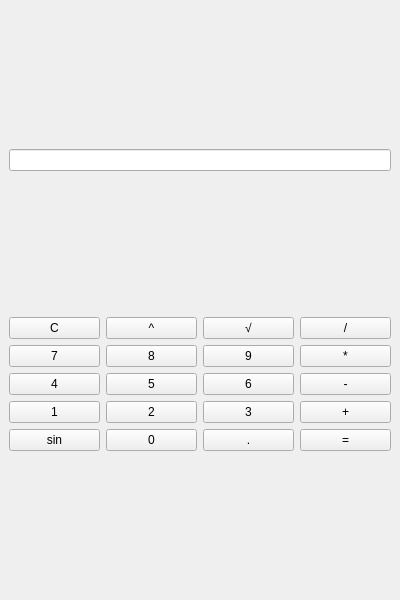
<?xml version="1.0" encoding="UTF-8"?>
<ui version="4.0">
 <class>CalculatorGUI</class>
 <widget class="QMainWindow" name="CalculatorGUI">
  <property name="geometry">
   <rect>
    <x>0</x>
    <y>0</y>
    <width>400</width>
    <height>600</height>
   </rect>
  </property>
  <property name="windowTitle">
   <string>Futuristic Calculator</string>
  </property>
  <widget class="QWidget" name="centralwidget">
   <layout class="QVBoxLayout" name="verticalLayout">
    <item>
     <widget class="QLineEdit" name="display"/>
    </item>
    <item>
     <layout class="QGridLayout" name="gridLayout">
      <!-- Erste Reihe -->
      <item row="0" column="0">
       <widget class="QPushButton" name="buttonClear">
        <property name="text">
         <string>C</string>
        </property>
       </widget>
      </item>
      <item row="0" column="1">
       <widget class="QPushButton" name="buttonPower">
        <property name="text">
         <string>^</string>
        </property>
       </widget>
      </item>
      <item row="0" column="2">
       <widget class="QPushButton" name="buttonSqrt">
        <property name="text">
         <string>√</string>
        </property>
       </widget>
      </item>
      <item row="0" column="3">
       <widget class="QPushButton" name="buttonDivide">
        <property name="text">
         <string>/</string>
        </property>
       </widget>
      </item>

      <!-- Zweite Reihe -->
      <item row="1" column="0">
       <widget class="QPushButton" name="button7">
        <property name="text">
         <string>7</string>
        </property>
       </widget>
      </item>
      <item row="1" column="1">
       <widget class="QPushButton" name="button8">
        <property name="text">
         <string>8</string>
        </property>
       </widget>
      </item>
      <item row="1" column="2">
       <widget class="QPushButton" name="button9">
        <property name="text">
         <string>9</string>
        </property>
       </widget>
      </item>
      <item row="1" column="3">
       <widget class="QPushButton" name="buttonMultiply">
        <property name="text">
         <string>*</string>
        </property>
       </widget>
      </item>

      <!-- Dritte Reihe -->
      <item row="2" column="0">
       <widget class="QPushButton" name="button4">
        <property name="text">
         <string>4</string>
        </property>
       </widget>
      </item>
      <item row="2" column="1">
       <widget class="QPushButton" name="button5">
        <property name="text">
         <string>5</string>
        </property>
       </widget>
      </item>
      <item row="2" column="2">
       <widget class="QPushButton" name="button6">
        <property name="text">
         <string>6</string>
        </property>
       </widget>
      </item>
      <item row="2" column="3">
       <widget class="QPushButton" name="buttonSubtract">
        <property name="text">
         <string>-</string>
        </property>
       </widget>
      </item>

      <!-- Vierte Reihe -->
      <item row="3" column="0">
       <widget class="QPushButton" name="button1">
        <property name="text">
         <string>1</string>
        </property>
       </widget>
      </item>
      <item row="3" column="1">
       <widget class="QPushButton" name="button2">
        <property name="text">
         <string>2</string>
        </property>
       </widget>
      </item>
      <item row="3" column="2">
       <widget class="QPushButton" name="button3">
        <property name="text">
         <string>3</string>
        </property>
       </widget>
      </item>
      <item row="3" column="3">
       <widget class="QPushButton" name="buttonAdd">
        <property name="text">
         <string>+</string>
        </property>
       </widget>
      </item>

      <!-- Fünfte Reihe -->
      <item row="4" column="0">
       <widget class="QPushButton" name="buttonSin">
        <property name="text">
         <string>sin</string>
        </property>
       </widget>
      </item>
      <item row="4" column="1">
       <widget class="QPushButton" name="button0">
        <property name="text">
         <string>0</string>
        </property>
       </widget>
      </item>
      <item row="4" column="2">
       <widget class="QPushButton" name="buttonDecimal">
        <property name="text">
         <string>.</string>
        </property>
       </widget>
      </item>
      <item row="4" column="3">
       <widget class="QPushButton" name="buttonEqual">
        <property name="text">
         <string>=</string>
        </property>
       </widget>
      </item>
     </layout>
    </item>
    <item>
     <layout class="QHBoxLayout" name="buttonLayout"/>
    </item>
   </layout>
  </widget>
 </widget>
</ui>
